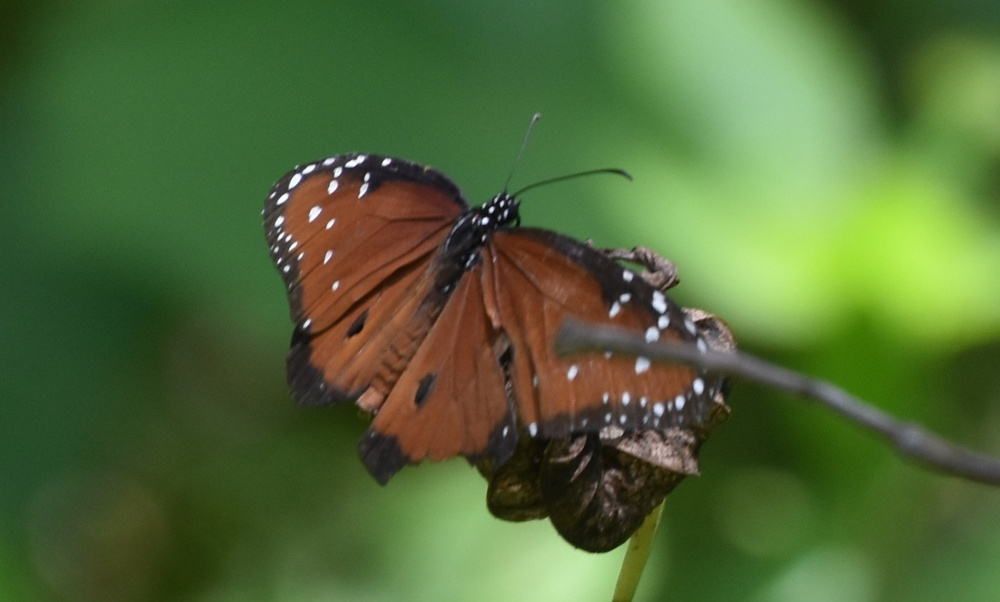
#> input picture Preprocessing/notebooks/original.jpeg?1532741436.jpeg, 1000 x 602 px, shrunk from 1627 x 980 before the run
$ jupyter execute 'Segmentation avec kmeans.ipynb'
#> lines starting #> are read from the running program, lines starting #| are printed output that depends on the picture
Kmeans avec opencv

[cell 1]
import numpy as np
import cv2
from matplotlib import pyplot as plt

img = cv2.imread('original.jpeg?1532741436.jpeg')
#> img is the input picture: shape (602, 1000, 3); mean B, G, R 56, 105.7, 81.4
Z = img.reshape((-1,3))

# convert to np.float32
Z = np.float32(Z)

# define criteria, number of clusters(K) and apply kmeans()
criteria = (cv2.TERM_CRITERIA_EPS + cv2.TERM_CRITERIA_MAX_ITER, 10, 1.0)
K = 2
ret,label,center=cv2.kmeans(Z,K,None,criteria,10,cv2.KMEANS_RANDOM_CENTERS)
#> ret = 1.08e+09; center = [[109.8, 189.1, 146.4], [41.96, 83.88, 64.47]]

# Now convert back into uint8, and make original image
center = np.uint8(center)
#> center = [[109, 189, 146], [41, 83, 64]]
res = center[label.flatten()]
res2 = res.reshape((img.shape))
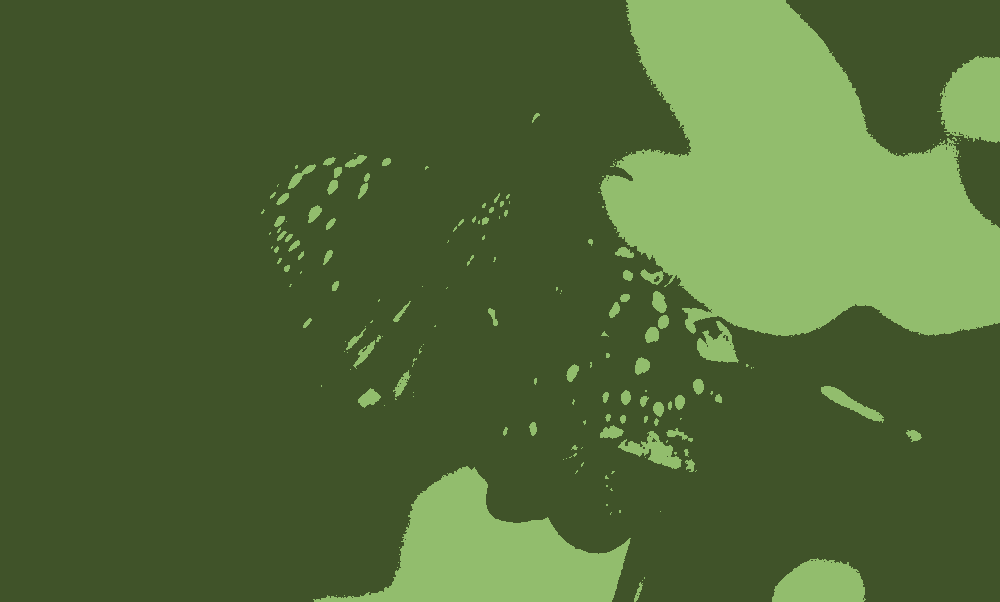
#> res2: shape (602, 1000, 3); mean B, G, R 55.1, 104.9, 81

plt.imshow(res2)

[cell 2]
import numpy as np
from sklearn.cluster import KMeans
import argparse
import cv2
import datetime

numClusters = 4
colorSpace = ''
image = cv2.imread('original.jpeg?1532741436.jpeg')
orig = image.copy()

# Change image color space, if necessary.
if colorSpace == 'hsv':
    image = cv2.cvtColor(image, cv2.COLOR_BGR2HSV)
elif colorSpace == 'ycrcb' or colorSpace == 'ycc':
    image = cv2.cvtColor(image, cv2.COLOR_BGR2YCrCb)
elif colorSpace == 'lab':
    image = cv2.cvtColor(image, cv2.COLOR_BGR2LAB)
else:
    colorSpace = 'bgr'  # set for file naming purposes

# Flatten the 2D image array into an MxN feature vector, where M is
# the number of pixels and N is the dimension (number of channels).
reshaped = image.reshape(image.shape[0] * image.shape[1], image.shape[2])

# Perform K-means clustering.

kmeans = KMeans(n_clusters=numClusters).fit(reshaped)

# Reshape result back into a 2D array, where each element represents the
# corresponding pixel's cluster index (0 to K - 1).
clustering = np.reshape(np.array(kmeans.labels_, dtype=np.uint8),
    (image.shape[0], image.shape[1]))
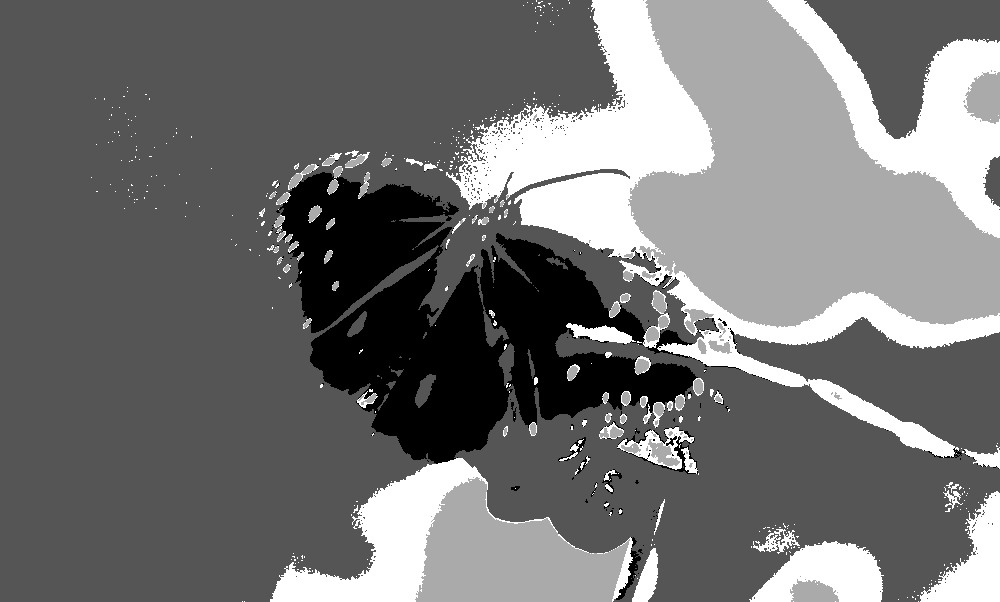
#> clustering: shape (602, 1000); min 0, max 3, mean 1.35; drawn with min black and max white

# Sort the cluster labels in order of the frequency with which they occur.
sortedLabels = sorted([n for n in range(numClusters)],
    key=lambda x: -np.sum(clustering == x))
#> sortedLabels = [1, 2, 3, 0]

# Initialize K-means grayscale image; set pixel colors based on clustering.
kmeansImage = np.zeros(image.shape[:2], dtype=np.uint8)
for i, label in enumerate(sortedLabels):
    kmeansImage[clustering == label] = int(255 / (numClusters - 1)) * i
#> this loop made 4 passes
#> label on passes 1 to 4: 1, 2, 3, 0
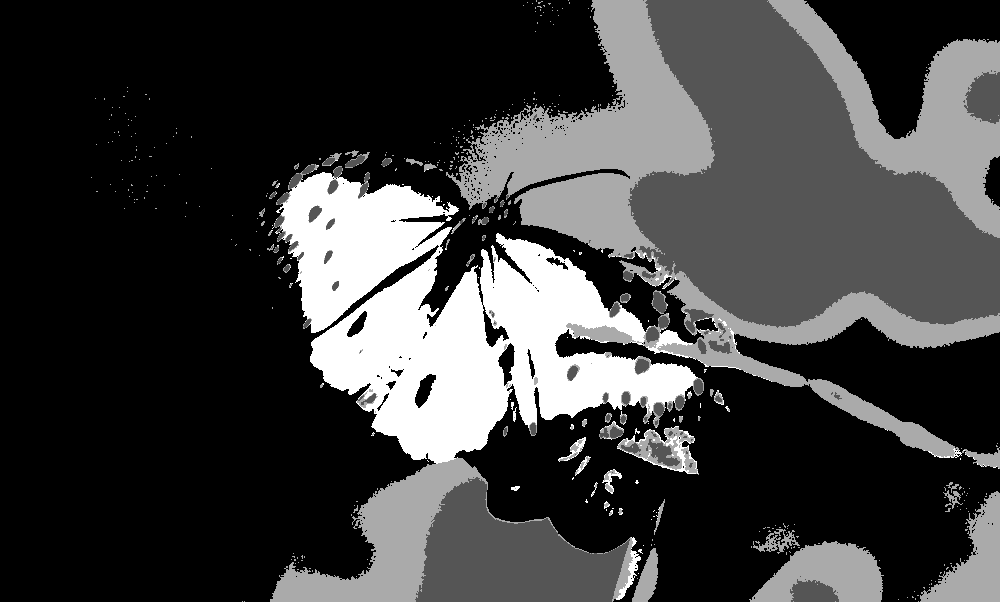
#> kmeansImage: shape (602, 1000); min 0, max 255, mean 63.4

# Concatenate original image and K-means image, separated by a gray strip.
concatImage = np.concatenate((orig,
    193 * np.ones((orig.shape[0], int(0.0625 * orig.shape[1]), 3), dtype=np.uint8),
    cv2.cvtColor(kmeansImage, cv2.COLOR_GRAY2BGR)), axis=1)
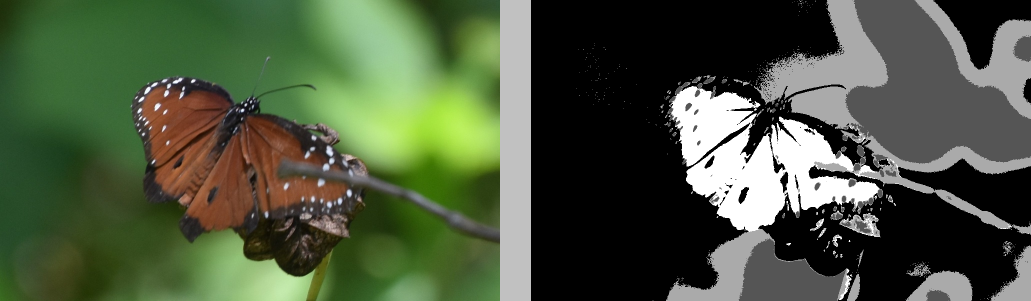
#> concatImage: shape (602, 2062, 3) (shown at 1/2 size); mean B, G, R 63.7, 87.8, 76
plt.imshow(concatImage)
plt.show()
